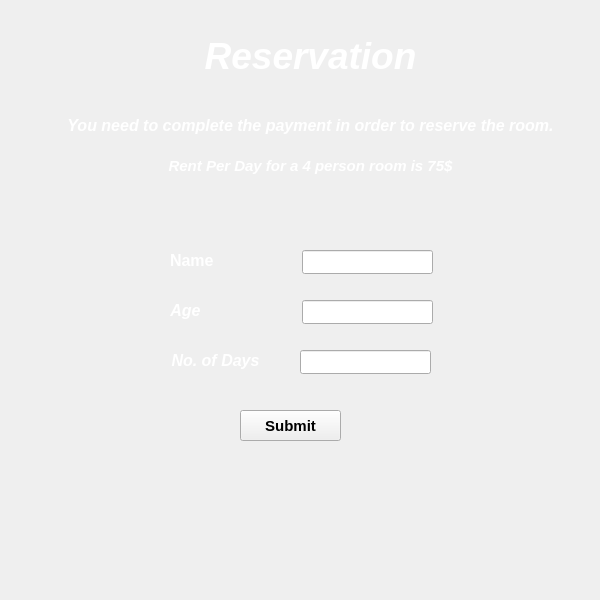
<?xml version="1.0" encoding="UTF-8"?>
<ui version="4.0">
 <class>Checkout2</class>
 <widget class="QMainWindow" name="Checkout2">
  <property name="geometry">
   <rect>
    <x>0</x>
    <y>0</y>
    <width>600</width>
    <height>600</height>
   </rect>
  </property>
  <property name="windowTitle">
   <string>MainWindow</string>
  </property>
  <widget class="QWidget" name="centralwidget">
   <widget class="QLineEdit" name="lineEdit_2">
    <property name="geometry">
     <rect>
      <x>300</x>
      <y>350</y>
      <width>131</width>
      <height>24</height>
     </rect>
    </property>
   </widget>
   <widget class="QLabel" name="label">
    <property name="geometry">
     <rect>
      <x>200</x>
      <y>30</y>
      <width>221</width>
      <height>51</height>
     </rect>
    </property>
    <property name="font">
     <font>
      <pointsize>28</pointsize>
      <italic>true</italic>
      <bold>true</bold>
     </font>
    </property>
    <property name="styleSheet">
     <string notr="true">color: rgb(255, 255, 255);</string>
    </property>
    <property name="text">
     <string>Reservation</string>
    </property>
    <property name="alignment">
     <set>Qt::AlignCenter</set>
    </property>
   </widget>
   <widget class="QPushButton" name="pushButton">
    <property name="geometry">
     <rect>
      <x>240</x>
      <y>410</y>
      <width>101</width>
      <height>31</height>
     </rect>
    </property>
    <property name="font">
     <font>
      <pointsize>11</pointsize>
      <bold>true</bold>
     </font>
    </property>
    <property name="text">
     <string>Submit</string>
    </property>
   </widget>
   <widget class="QLabel" name="label_2">
    <property name="geometry">
     <rect>
      <x>30</x>
      <y>110</y>
      <width>561</width>
      <height>31</height>
     </rect>
    </property>
    <property name="font">
     <font>
      <pointsize>12</pointsize>
      <italic>true</italic>
      <bold>true</bold>
     </font>
    </property>
    <property name="styleSheet">
     <string notr="true">color: rgb(255, 255, 255);</string>
    </property>
    <property name="text">
     <string>You need to complete the payment in order to reserve the room.</string>
    </property>
    <property name="alignment">
     <set>Qt::AlignCenter</set>
    </property>
   </widget>
   <widget class="QLabel" name="label_4">
    <property name="geometry">
     <rect>
      <x>160</x>
      <y>350</y>
      <width>111</width>
      <height>21</height>
     </rect>
    </property>
    <property name="font">
     <font>
      <pointsize>12</pointsize>
      <italic>true</italic>
      <bold>true</bold>
     </font>
    </property>
    <property name="styleSheet">
     <string notr="true">color: rgb(255, 255, 255);</string>
    </property>
    <property name="text">
     <string>No. of Days</string>
    </property>
    <property name="alignment">
     <set>Qt::AlignCenter</set>
    </property>
   </widget>
   <widget class="QLabel" name="label_3">
    <property name="geometry">
     <rect>
      <x>150</x>
      <y>150</y>
      <width>321</width>
      <height>31</height>
     </rect>
    </property>
    <property name="font">
     <font>
      <pointsize>11</pointsize>
      <italic>true</italic>
      <bold>true</bold>
     </font>
    </property>
    <property name="styleSheet">
     <string notr="true">color: rgb(255, 255, 255);</string>
    </property>
    <property name="text">
     <string>Rent Per Day for a 4 person room is 75$</string>
    </property>
    <property name="alignment">
     <set>Qt::AlignCenter</set>
    </property>
   </widget>
   <widget class="QLabel" name="label_5">
    <property name="geometry">
     <rect>
      <x>170</x>
      <y>250</y>
      <width>71</width>
      <height>21</height>
     </rect>
    </property>
    <property name="font">
     <font>
      <pointsize>12</pointsize>
      <bold>true</bold>
     </font>
    </property>
    <property name="styleSheet">
     <string notr="true">color: rgb(255, 255, 255);</string>
    </property>
    <property name="text">
     <string>Name</string>
    </property>
   </widget>
   <widget class="QLineEdit" name="lineEdit">
    <property name="geometry">
     <rect>
      <x>302</x>
      <y>250</y>
      <width>131</width>
      <height>24</height>
     </rect>
    </property>
   </widget>
   <widget class="QLabel" name="label_6">
    <property name="geometry">
     <rect>
      <x>130</x>
      <y>300</y>
      <width>111</width>
      <height>21</height>
     </rect>
    </property>
    <property name="font">
     <font>
      <pointsize>12</pointsize>
      <italic>true</italic>
      <bold>true</bold>
     </font>
    </property>
    <property name="styleSheet">
     <string notr="true">color: rgb(255, 255, 255);</string>
    </property>
    <property name="text">
     <string>Age</string>
    </property>
    <property name="alignment">
     <set>Qt::AlignCenter</set>
    </property>
   </widget>
   <widget class="QLineEdit" name="lineEdit_3">
    <property name="geometry">
     <rect>
      <x>302</x>
      <y>300</y>
      <width>131</width>
      <height>24</height>
     </rect>
    </property>
   </widget>
   <widget class="QLabel" name="label_7">
    <property name="geometry">
     <rect>
      <x>-370</x>
      <y>-10</y>
      <width>981</width>
      <height>641</height>
     </rect>
    </property>
    <property name="text">
     <string/>
    </property>
    <property name="pixmap">
     <pixmap resource="picture.qrc">:/pictures/wallpaper 2048x2048 wallpapers background patterns pattern wallpapers.jpg</pixmap>
    </property>
    <property name="scaledContents">
     <bool>true</bool>
    </property>
   </widget>
   <zorder>label_7</zorder>
   <zorder>lineEdit_2</zorder>
   <zorder>label</zorder>
   <zorder>pushButton</zorder>
   <zorder>label_2</zorder>
   <zorder>label_4</zorder>
   <zorder>label_3</zorder>
   <zorder>label_5</zorder>
   <zorder>lineEdit</zorder>
   <zorder>label_6</zorder>
   <zorder>lineEdit_3</zorder>
  </widget>
  <widget class="QMenuBar" name="menubar">
   <property name="geometry">
    <rect>
     <x>0</x>
     <y>0</y>
     <width>600</width>
     <height>21</height>
    </rect>
   </property>
  </widget>
 </widget>
 <resources>
  <include location="picture.qrc"/>
 </resources>
 <connections/>
</ui>
